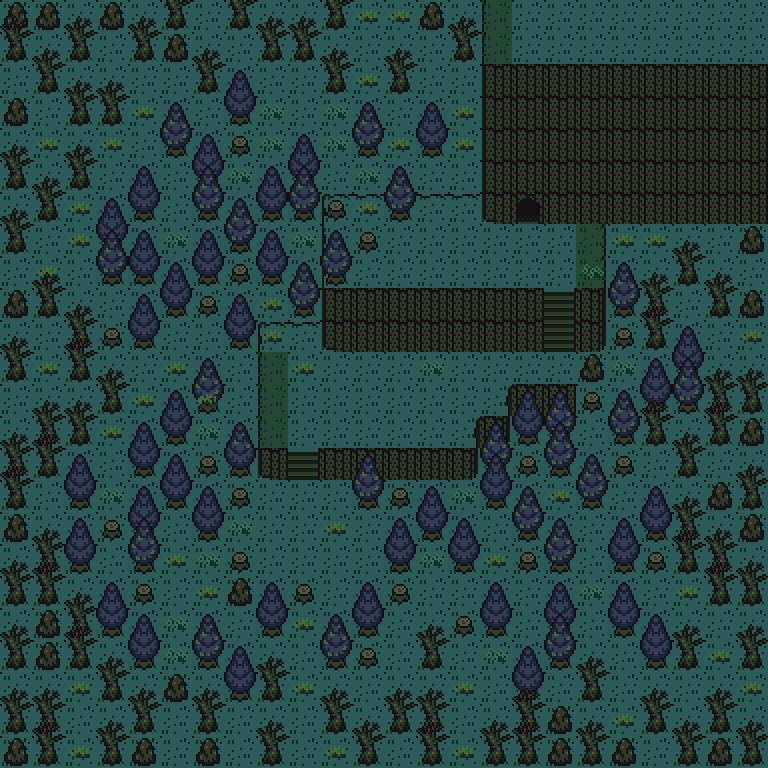

A level layout from a 2D game, rendered from its tile map. Below: a short description, then the map file with tile-grid data replaced by summaries:
An orthogonal 24x24 tile map with 32x32 px tiles, 5 tile layers (GROUND, CLIFF, ETC, ETC_0, ...) and 27 objects.

<map version="1.2" tiledversion="1.3.1" orientation="orthogonal" renderorder="right-down" compressionlevel="0" width="24" height="24" tilewidth="32" tileheight="32" infinite="0" nextlayerid="8" nextobjectid="34">
 <tileset firstgid="1" source="Map_Tiles_Tinted.tsx" />
 <layer id="1" name="GROUND" width="24" height="24">
  <data>[576 cells, 576 non-empty, 1 distinct tile ids]</data>
 </layer>
 <layer id="2" name="CLIFF" width="24" height="24">
  <data>[576 cells, 91 non-empty, 15 distinct tile ids]</data>
 </layer>
 <layer id="3" name="ETC" width="24" height="24">
  <data>[576 cells, 41 non-empty, 5 distinct tile ids]</data>
 </layer>
 <layer id="4" name="ETC_0" width="24" height="24">
  <data>[576 cells, 140 non-empty, 10 distinct tile ids]</data>
 </layer>
 <layer id="5" name="ETC_1" width="24" height="24">
  <data>[576 cells, 204 non-empty, 9 distinct tile ids]</data>
 </layer>
 <objectgroup id="6" name="Collisions">
  <object id="1" x="192" y="192" width="128" height="128" />
  <object id="3" x="192" y="320" width="64" height="160" />
  <object id="4" x="192" y="480" width="32" height="96" />
  <object id="5" x="224" y="544" width="32" height="32" />
  <object id="6" x="512" y="384" width="64" height="192" />
  <object id="7" x="480" y="416" width="32" height="160" />
  <object id="8" x="320" y="448" width="160" height="32" />
  <object id="9" x="256" y="448" width="32" height="32" />
  <object id="10" x="352" y="480" width="64" height="32" />
  <object id="11" x="416" y="480" width="32" height="64" />
  <object id="12" x="448" y="512" width="32" height="64" />
  <object id="13" x="320" y="192" width="32" height="96" />
  <object id="14" x="352" y="192" width="32" height="64" />
  <object id="15" x="384" y="192" width="32" height="32" />
  <object id="16" x="480" y="192" width="32" height="32" />
  <object id="17" x="544" y="192" width="32" height="32" />
  <object id="20" x="320" y="288" width="224" height="64" />
  <object id="22" x="608" y="224" width="160" height="544" />
  <object id="23" x="576" y="288" width="32" height="480" />
  <object id="24" x="0" y="576" width="576" height="192" />
  <object id="25" x="0" y="0" width="192" height="576" />
  <object id="26" x="192" y="0" width="288" height="192" />
  <object id="27" x="480" y="0" width="288" height="192" />
  <object id="28" x="576" y="192" width="192" height="32" />
  <object id="30" x="384" y="512" width="32" height="64" />
  <object id="31" x="224" y="480" width="32" height="32" />
 </objectgroup>
 <objectgroup id="7" name="Exit">
  <object id="21" x="512" y="192" width="32" height="32" />
 </objectgroup>
</map>
